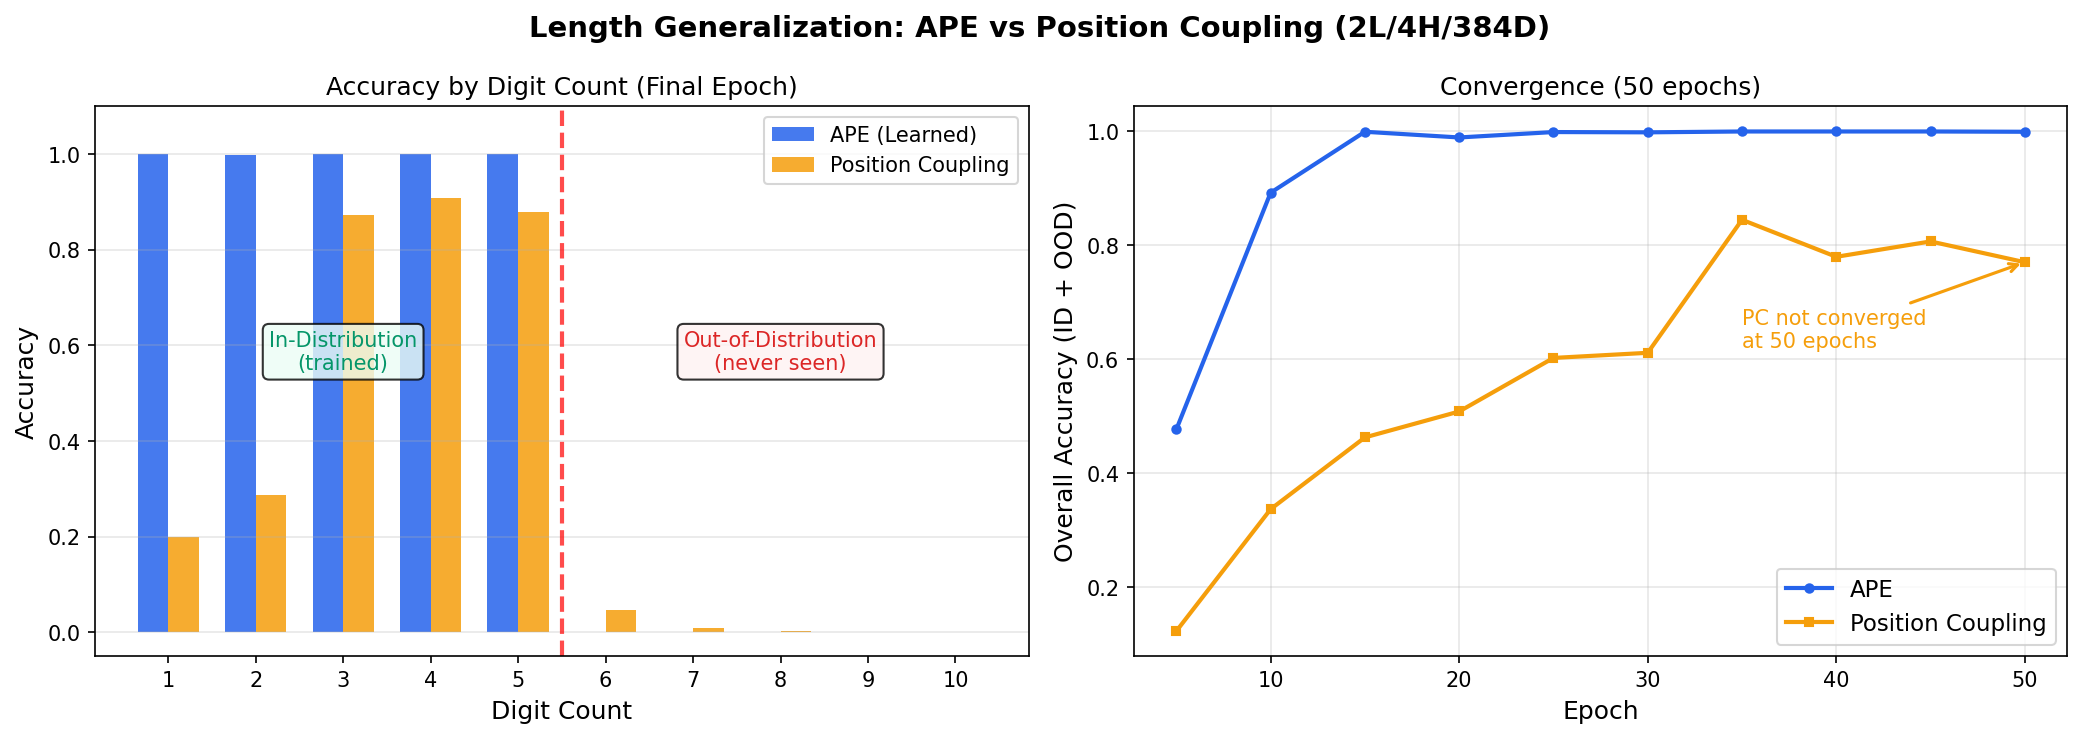

Write Python code to recreate this figure.
"""
Evidence: Standard APE fails completely on OOD lengths; Position Coupling shows weak signal
Finding: experiment-length-generalization, experiment-position-coupling-vs-ape
Generated: 2026-04-15
"""
import json
import matplotlib.pyplot as plt
import matplotlib
matplotlib.use('Agg')
import numpy as np

RESULTS_DIR = "experiments/results"

def eval_epochs(data):
    """Filter epoch_logs to only entries with accuracy (eval every 5 epochs)."""
    return [e for e in data["epoch_logs"] if "accuracy" in e]

with open(f"{RESULTS_DIR}/add_5d_reversed_2L4H384D_ape_lengthgen.json") as f:
    ape_data = json.load(f)
with open(f"{RESULTS_DIR}/add_5d_reversed_2L4H384D_position_coupling_pc_lengthgen.json") as f:
    pc_data = json.load(f)

fig, axes = plt.subplots(1, 2, figsize=(14, 5))
fig.suptitle("Length Generalization: APE vs Position Coupling (2L/4H/384D)", fontsize=14, fontweight='bold')

# --- Panel 1: OOD accuracy by digit count ---
ax = axes[0]

# Get OOD accuracy (top-level key with digits 1-10)
ape_ood = ape_data["ood_accuracy"]
pc_ood = pc_data["ood_accuracy"]

digits = list(range(1, 11))
ape_by_digit = [ape_ood.get(str(d), 0) for d in digits]
pc_by_digit = [pc_ood.get(str(d), 0) for d in digits]

x = np.arange(len(digits))
width = 0.35
bars1 = ax.bar(x - width/2, ape_by_digit, width, label='APE (Learned)', color='#2563eb', alpha=0.85)
bars2 = ax.bar(x + width/2, pc_by_digit, width, label='Position Coupling', color='#f59e0b', alpha=0.85)

# Mark ID vs OOD boundary
ax.axvline(x=4.5, color='red', linestyle='--', linewidth=2, alpha=0.7)
ax.text(2.0, 0.55, 'In-Distribution\n(trained)', ha='center', fontsize=10, color='#059669',
       bbox=dict(boxstyle='round', facecolor='#ecfdf5', alpha=0.8))
ax.text(7.0, 0.55, 'Out-of-Distribution\n(never seen)', ha='center', fontsize=10, color='#dc2626',
       bbox=dict(boxstyle='round', facecolor='#fef2f2', alpha=0.8))

ax.set_xlabel('Digit Count', fontsize=12)
ax.set_ylabel('Accuracy', fontsize=12)
ax.set_title('Accuracy by Digit Count (Final Epoch)', fontsize=12)
ax.set_xticks(x)
ax.set_xticklabels([str(d) for d in digits])
ax.set_ylim(-0.05, 1.1)
ax.legend(fontsize=10)
ax.grid(True, alpha=0.3, axis='y')

# --- Panel 2: Learning curves ---
ax = axes[1]
ape_epochs = [e["epoch"] for e in eval_epochs(ape_data)]
ape_accs = [e["accuracy"] for e in eval_epochs(ape_data)]
pc_epochs = [e["epoch"] for e in eval_epochs(pc_data)]
pc_accs = [e["accuracy"] for e in eval_epochs(pc_data)]

ax.plot(ape_epochs, ape_accs, 'o-', color='#2563eb', label='APE', linewidth=2, markersize=4)
ax.plot(pc_epochs, pc_accs, 's-', color='#f59e0b', label='Position Coupling', linewidth=2, markersize=4)

ax.set_xlabel('Epoch', fontsize=12)
ax.set_ylabel('Overall Accuracy (ID + OOD)', fontsize=12)
ax.set_title('Convergence (50 epochs)', fontsize=12)
ax.legend(fontsize=11)
ax.grid(True, alpha=0.3)

ax.annotate('PC not converged\nat 50 epochs', xy=(50, pc_accs[-1]),
           xytext=(35, pc_accs[-1] - 0.15), fontsize=10, color='#f59e0b',
           arrowprops=dict(arrowstyle='->', color='#f59e0b', lw=1.5))

plt.tight_layout()
plt.savefig('outputs/evidence/length_generalization.png', dpi=150, bbox_inches='tight')
print("Saved: outputs/evidence/length_generalization.png")
